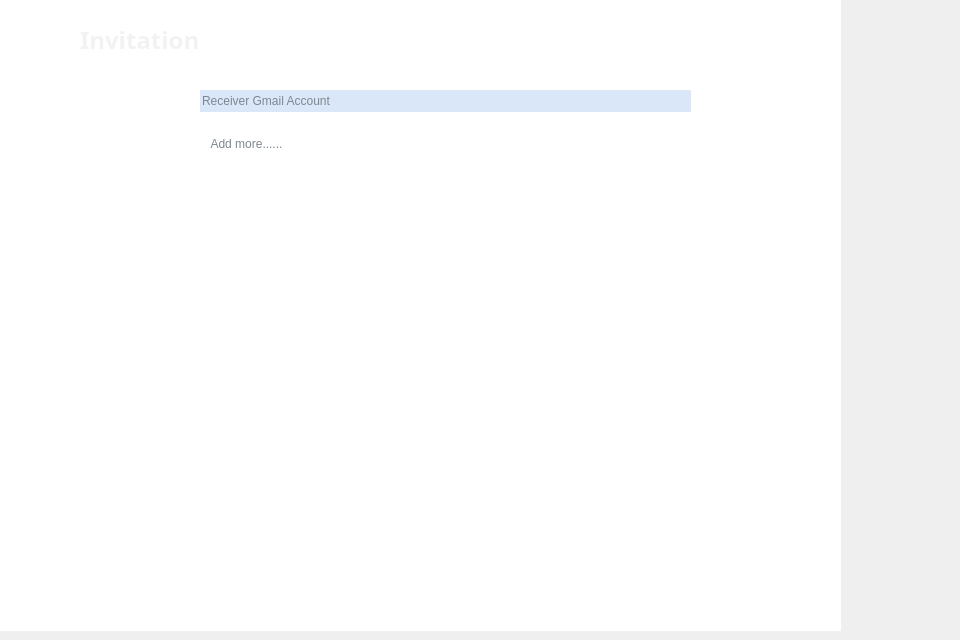
        <widget class="QWidget" name="meetingSchedule2">
         <widget class="QLabel" name="background_7">
          <property name="geometry">
           <rect>
            <x>0</x>
            <y>0</y>
            <width>841</width>
            <height>631</height>
           </rect>
          </property>
          <property name="styleSheet">
           <string notr="true">background-color: rgb(255, 255, 255);</string>
          </property>
          <property name="text">
           <string/>
          </property>
         </widget>
         <widget class="QLabel" name="bgContainer_4">
          <property name="geometry">
           <rect>
            <x>50</x>
            <y>20</y>
            <width>891</width>
            <height>581</height>
           </rect>
          </property>
          <property name="text">
           <string>&lt;html&gt;&lt;head/&gt;&lt;body&gt;&lt;p&gt;&lt;img src=&quot;:/User/User/friendContainer.png&quot;height=&quot;600&quot; /&gt;&lt;/p&gt;&lt;/body&gt;&lt;/html&gt;</string>
          </property>
         </widget>
         <widget class="QLabel" name="Style_7">
          <property name="geometry">
           <rect>
            <x>-50</x>
            <y>-40</y>
            <width>921</width>
            <height>261</height>
           </rect>
          </property>
          <property name="text">
           <string>&lt;html&gt;&lt;head/&gt;&lt;body&gt;&lt;p&gt;&lt;img src=&quot;:/User/User/Style1.png&quot;width=&quot;1000&quot; height=&quot;200&quot;/&gt;&lt;/p&gt;&lt;/body&gt;&lt;/html&gt;</string>
          </property>
         </widget>
         <widget class="QPushButton" name="nextBtn_2">
          <property name="geometry">
           <rect>
            <x>680</x>
            <y>535</y>
            <width>271</width>
            <height>61</height>
           </rect>
          </property>
          <property name="text">
           <string/>
          </property>
          <property name="icon">
           <iconset resource="images_and_icons/SignInRegPage.qrc">
            <normaloff>:/User/User/btn2.png</normaloff>:/User/User/btn2.png</iconset>
          </property>
          <property name="iconSize">
           <size>
            <width>250</width>
            <height>300</height>
           </size>
          </property>
          <property name="flat">
           <bool>true</bool>
          </property>
         </widget>
         <widget class="QLabel" name="label_5">
          <property name="geometry">
           <rect>
            <x>730</x>
            <y>540</y>
            <width>61</width>
            <height>51</height>
           </rect>
          </property>
          <property name="text">
           <string>&lt;html&gt;&lt;head/&gt;&lt;body&gt;&lt;p&gt;&lt;img src=&quot;:/User/User/arrow.png&quot; width=&quot;50&quot;/&gt;&lt;/p&gt;&lt;/body&gt;&lt;/html&gt;</string>
          </property>
         </widget>
         <widget class="QLabel" name="googleLogo_2">
          <property name="geometry">
           <rect>
            <x>90</x>
            <y>70</y>
            <width>61</width>
            <height>71</height>
           </rect>
          </property>
          <property name="text">
           <string>&lt;html&gt;&lt;head/&gt;&lt;body&gt;&lt;p&gt;&lt;img src=&quot;:/User/User/google.png&quot;width=&quot;65&quot;/&gt;&lt;/p&gt;&lt;/body&gt;&lt;/html&gt;</string>
          </property>
         </widget>
         <widget class="QLabel" name="gmailContain_2">
          <property name="geometry">
           <rect>
            <x>174</x>
            <y>71</y>
            <width>561</width>
            <height>61</height>
           </rect>
          </property>
          <property name="text">
           <string>&lt;html&gt;&lt;head/&gt;&lt;body&gt;&lt;p&gt;&lt;img src=&quot;:/User/User/friendSearch.png&quot;width=&quot;550&quot;/&gt;&lt;/p&gt;&lt;/body&gt;&lt;/html&gt;</string>
          </property>
         </widget>
         <widget class="QLabel" name="invitationTitle">
          <property name="geometry">
           <rect>
            <x>80</x>
            <y>20</y>
            <width>251</width>
            <height>41</height>
           </rect>
          </property>
          <property name="font">
           <font>
            <family>Bahnschrift SemiBold</family>
            <pointsize>14</pointsize>
            <weight>75</weight>
            <bold>true</bold>
           </font>
          </property>
          <property name="styleSheet">
           <string notr="true">color: rgb(242, 242, 242);</string>
          </property>
          <property name="text">
           <string>&lt;html&gt;&lt;head/&gt;&lt;body&gt;&lt;p&gt;&lt;span style=&quot; font-size:18pt;&quot;&gt;Invitation&lt;/span&gt;&lt;/p&gt;&lt;/body&gt;&lt;/html&gt;</string>
          </property>
         </widget>
         <widget class="QLineEdit" name="lineEdit">
          <property name="geometry">
           <rect>
            <x>200</x>
            <y>90</y>
            <width>491</width>
            <height>22</height>
           </rect>
          </property>
          <property name="sizePolicy">
           <sizepolicy hsizetype="Expanding" vsizetype="Fixed">
            <horstretch>0</horstretch>
            <verstretch>0</verstretch>
           </sizepolicy>
          </property>
          <property name="styleSheet">
           <string notr="true">background-color: rgb(218, 231, 248);
color: rgb(127, 134, 144);</string>
          </property>
          <property name="text">
           <string>Receiver Gmail Account</string>
          </property>
          <property name="frame">
           <bool>false</bool>
          </property>
         </widget>
         <widget class="QPushButton" name="addMore">
          <property name="geometry">
           <rect>
            <x>200</x>
            <y>130</y>
            <width>93</width>
            <height>28</height>
           </rect>
          </property>
          <property name="styleSheet">
           <string notr="true">color: rgb(127, 134, 144);</string>
          </property>
          <property name="text">
           <string>Add more......</string>
          </property>
          <property name="flat">
           <bool>true</bool>
          </property>
         </widget>
         <zorder>background_7</zorder>
         <zorder>Style_7</zorder>
         <zorder>bgContainer_4</zorder>
         <zorder>nextBtn_2</zorder>
         <zorder>label_5</zorder>
         <zorder>googleLogo_2</zorder>
         <zorder>gmailContain_2</zorder>
         <zorder>invitationTitle</zorder>
         <zorder>lineEdit</zorder>
         <zorder>addMore</zorder>
        </widget>
